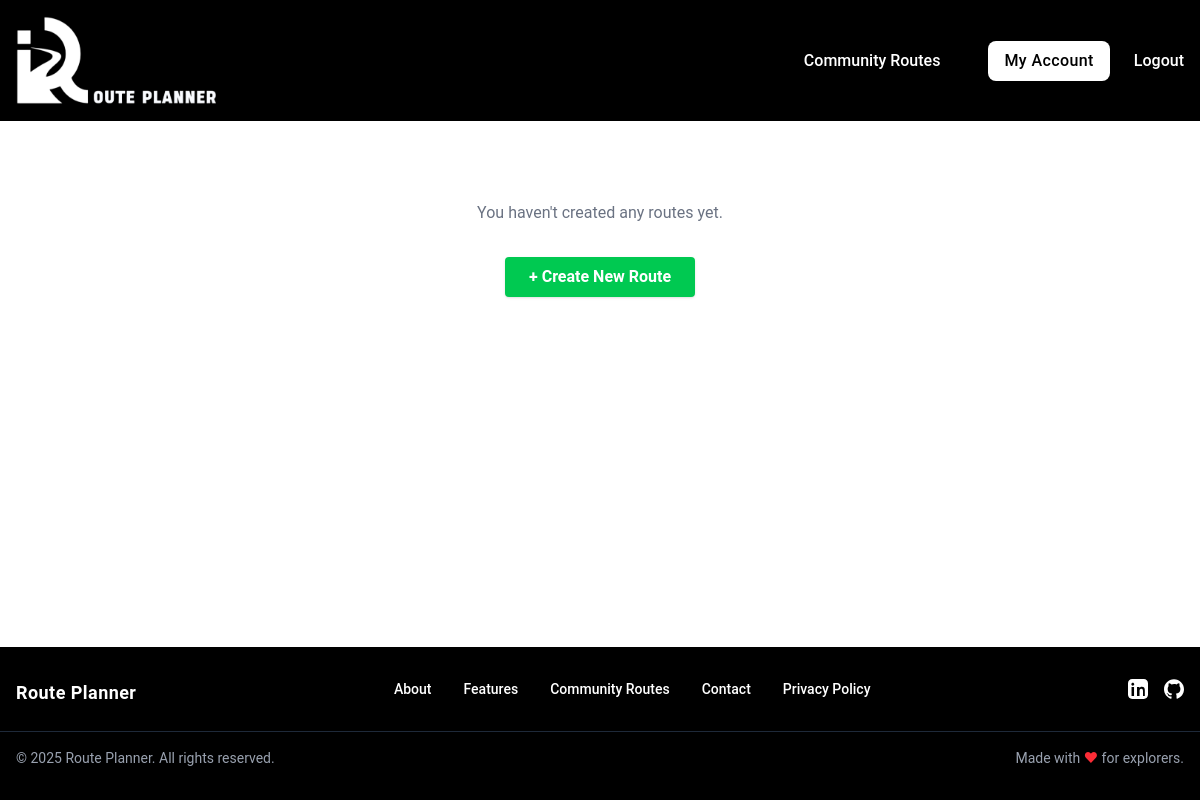
/my-routes (signed in), run on an earlier commit of the app's database.
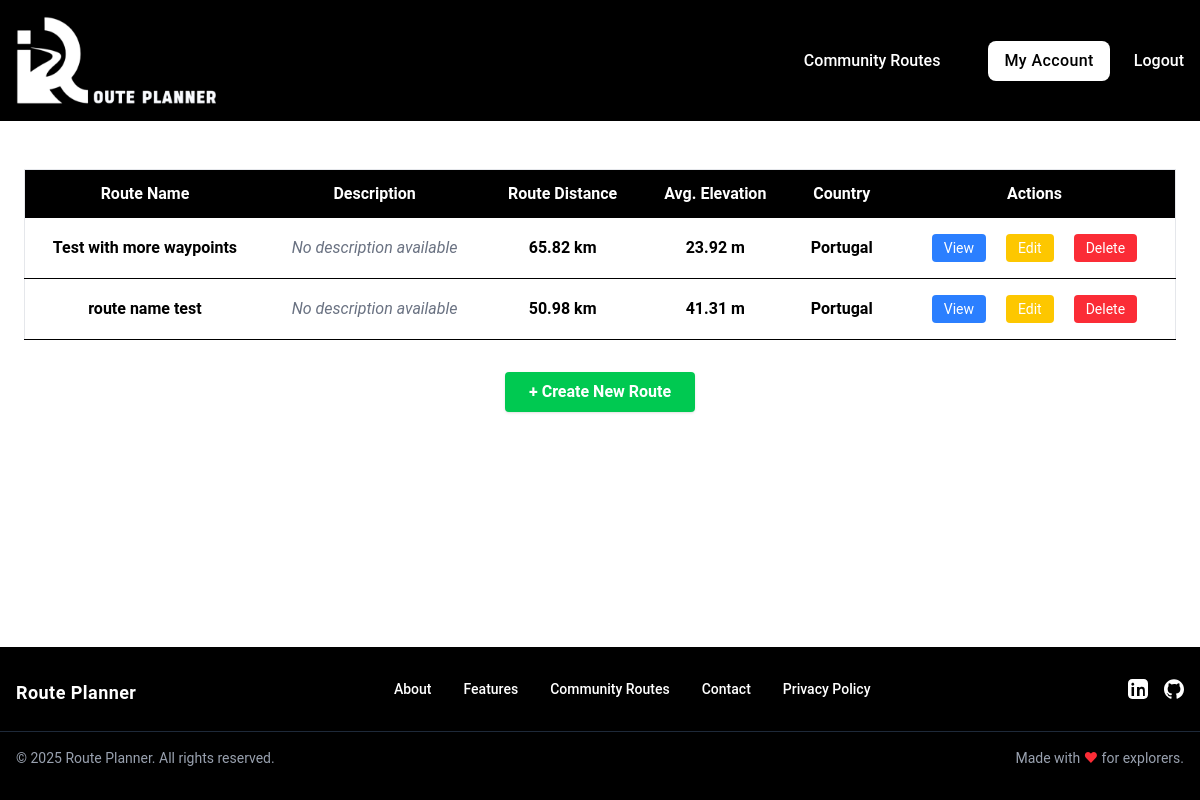
And on a later commit of the database.
### tables this page shows
CREATE TABLE routes (
id INTEGER PRIMARY KEY,
user_id INTEGER NOT NULL,
name TEXT NOT NULL,
description TEXT,
coordinates TEXT NOT NULL, elevation_gain REAL DEFAULT 0, elevation_loss REAL DEFAULT 0, max_elevation REAL DEFAULT 0, min_elevation REAL DEFAULT 0, avg_elevation REAL DEFAULT 0, total_distance REAL DEFAULT 0, map_image_url TEXT, country TEXT,
FOREIGN KEY (user_id) REFERENCES users(id)
);

### app.py (the view)
@app.route("/my-routes")
@login_required
def my_routes():
    user_id = session.get("user_id")
    my_routes = query_db(
        "SELECT * FROM routes WHERE user_id = ?", (user_id,)
    )
    return render_template("routes/my_routes.html", routes = my_routes, user_id = user_id)

### helpers.py (called while the page is built)
def get_db():
    db = getattr(g, "_database", None)
    if db is None:
        db = g._database = sqlite3.connect(DATABASE)
        db.row_factory = sqlite3.Row # Allows accessing columns by name
    return db

def close_connection(exception):
    db = getattr(g, "_database", None)
    if db is not None:
        db.close()

def query_db(query, args = (), commit = False):
    connection = get_db()
    current = connection.cursor()
    current.execute(query, args)
    if commit:
        connection.commit()
    else:
        return current.fetchall()

def login_required(f):
    @wraps(f)
    def decorated_function(*args, **kwargs):
        if "user_id" not in session:
            flash("Please log in to access this page.", "error")
            return redirect("/login")
        return f(*args, **kwargs)
    return decorated_function

### templates/routes/my_routes.html (shortened to what this page needs)
{% extends "base.html" %}
{% block main %}
  <div class="max-w-7xl mx-auto my-[2%] p-6">
    {% if routes %}
      <div class="overflow-x-auto">
        <table class="min-w-full bg-white border border-gray-200">
          <thead class="bg-black text-white sticky top-0 z-10">
            <tr>
              <th class="py-3 px-4 text-center">Route Name</th>
              <th class="py-3 px-4 text-center">Description</th>
              <th class="py-3 px-4 text-center">Route Distance</th>
              <th class="py-3 px-4 text-center">Avg. Elevation</th>
              <th class="py-3 px-4 text-center">Country</th>
              <th class="py-3 px-4 text-center">Actions</th>
            </tr>
          </thead>
          <tbody>
            {% for route in routes %}
              <tr class="border-b hover:bg-blue-50 text-center">
                <td class="py-2 px-4 font-semibold">{{ route.name }}</td>
                <td class="py-2 px-4 truncate max-w-xs text-gray-700">
                  {% if route.description %}
                    {{ route.description }}
                  {% else %}
                    <span class="text-gray-500 italic">
                      No description available
                    </span>
                  {% endif %}
                </td>
                <td class="py-2 px-4 font-semibold">{{ route.total_distance }} km</td>
                <td class="py-2 px-4 font-semibold">{{ route.avg_elevation }} m</td>
                <td class="py-2 px-4 font-semibold">{{ route.country }}</td>
                <td class="py-2 px-4 space-x-2 text-center">
                  <a
                    class="inline-block bg-blue-500 hover:bg-blue-600 text-white px-3 py-1 rounded text-sm my-2 mx-2"
                    href="/route/{{ route.id }}"
                    >
                    View
                  </a>
                  <a
                    class="inline-block bg-yellow-400 hover:bg-yellow-500 text-white px-3 py-1 rounded text-sm my-2 mx-2"
                    href="/route/{{ route.id }}/edit"
                    >
                    Edit
                  </a>
                  <a
                    class="inline-block bg-red-500 hover:bg-red-600 text-white px-3 py-1 rounded text-sm my-2 mx-2"
                    href="/route/{{ route.id }}/delete"
                    >
                    Delete
                  </a>
                </td>
              </tr>
            {% endfor %}
          </tbody>
        </table>
      </div>
    {% else %}
      <p class="text-center text-gray-500 mt-8">
        You haven't created any routes yet.
      </p>
    {% endif %}
    <div class="mt-8 flex justify-center">
      <a
        class="bg-green-500 hover:bg-green-600 text-white font-bold py-2 px-6 rounded shadow"
        href="/">
        + Create New Route
      </a>
    </div>
  </div>
{% endblock %}

What changed in the data, as far as the page shows it:
added routes: name "Test with more waypoints", description "No description available", total_distance "65.82", avg_elevation "23.92", country "Portugal"
added routes: name "route name test", description "No description available", total_distance "50.98", avg_elevation "41.31", country "Portugal"
Also different on the page:
text no longer shown: "You haven't created any routes yet."
text now shown: "Route Name Description Route Distance Avg. Elevation Country Actions"
